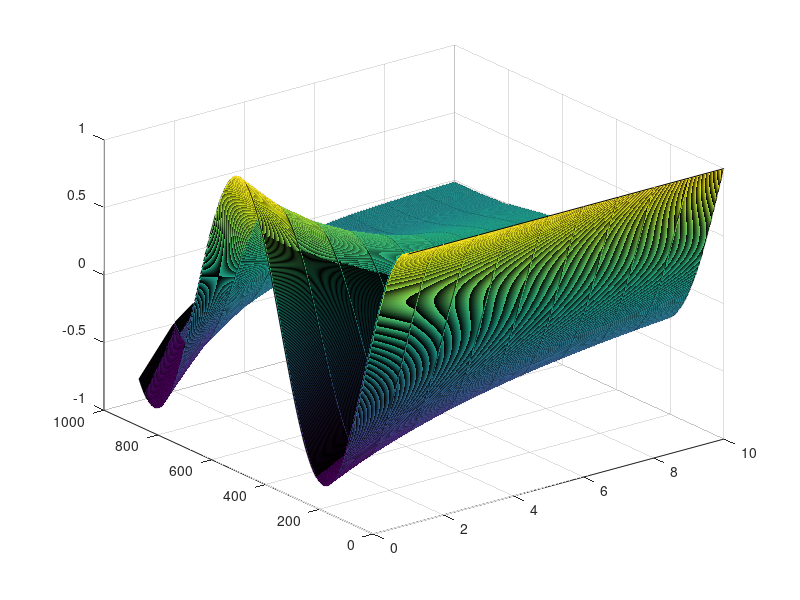
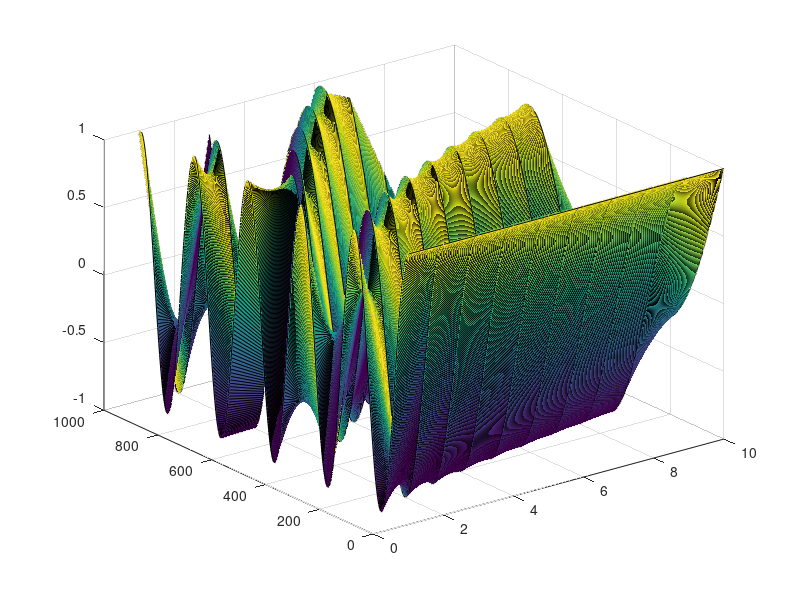

Write MATLAB code to recreate these figures, in order.
%%%%%%%%%%%%%%%%%%%%%%%%%%%%%%%%%%%%%%%%%%%%%%%%%%%%%%%%%%%%%%%%%%%%%%% 0 - Boas práticasclear all;clc;close all;pkg load control;                                    %%%%%%%%%%%%%%%%%%%%%%%%%%%%%%%%%%%%%%%%%%%%%%%%%%%%%%%%%%%%%%%%%%%%%%% 2 - RLC série%%%%    S/L / ( s^2 +s R/L + 1/LC ) %%R = [0:0.1:1];        % resitência - faixaL = 1;C = 1; %%% define a base de tempo de simulaçãotempo = linspace(0,10,1000);for k = 1 : 10    %%% A função de transferência    Ns = [1/L 0];  Ds = [1 R(k)/L 1/(L*C)];  Gs = tf(Ns,Ds);    %%% determinando os pólos do sistema    aux    = roots(Ds);  pr(k,1)  = aux(1);  pr(k,2)  = aux(2);    %%% estimular o sistema    y(:,k) = impulse(Gs,tempo);  end%%% Visualizar figure(1)surf(y)%%% Conclusão: o R controla a atenuação e talvez a oscilação%%%%%%%%%%%%%%%%%%%%%%%%%%%%%%%%%%%%%%%%%%%%%%%%%%%%%%%%%%%%%%%%%%%%%%%  Modificando somente o valor de CR = 0;        % resitência - faixaL = 1;C = [0.1:0.1:1]; %%% define a base de tempo de simulaçãotempo = linspace(0,10,1000);for k = 1 : 9    %%% A função de transferência    Ns = [1/L 0];  Ds = [1 R/L 1/(L*C(k))];  Gs = tf(Ns,Ds);    %%% estimular o sistema    y(:,k) = impulse(Gs,tempo);  aux    = roots(Ds);  pc(k,1)  = aux(1);  pc(k,2)  = aux(2);  end%%% Visualizar figure(2)surf(y)%%% Conclusão: o capacitor controla a frequência